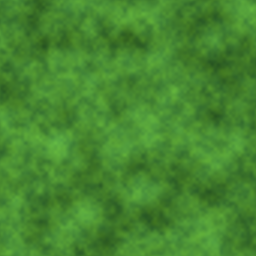
#> input picture godot/ui/tex_leaf.png, 256 x 256 px; its folder holds only this picture in this run
$ python normal_maps.py
#> lines starting #> are read from the running program, lines starting #| are printed output that depends on the picture
"""질감 그림에서 노멀맵(요철) 만들기: godot/ui/tex_*.png → tex_*_n.png"""
import os, glob
import numpy as np
from PIL import Image, ImageFilter
OUT = os.path.join(os.path.dirname(__file__), '..', 'godot', 'ui')
for p in glob.glob(os.path.join(OUT, 'tex_*.png')):
    if p.endswith('_n.png'): continue
    im = Image.open(p).convert('L').filter(ImageFilter.GaussianBlur(1.2))
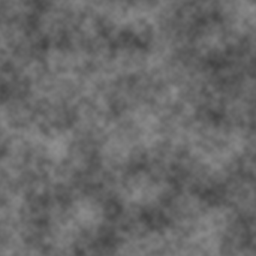
#> im: PIL image 256x256 L; min 68, max 143, mean 105.4
    h = np.asarray(im, dtype=np.float32) / 255.0
    dx = (np.roll(h, -1, 1) - np.roll(h, 1, 1)) * 4.0
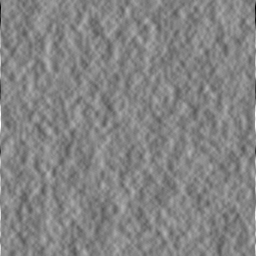
#> dx: shape (256, 256) float32; min -0.643, max 0.596, mean 0; drawn with min black and max white
    dy = (np.roll(h, -1, 0) - np.roll(h, 1, 0)) * 4.0
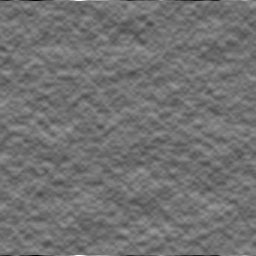
#> dy: shape (256, 256) float32; min -0.659, max 0.816, mean 1.46e-10; drawn with min black and max white
    n = np.dstack([-dx, dy, np.ones_like(h)])
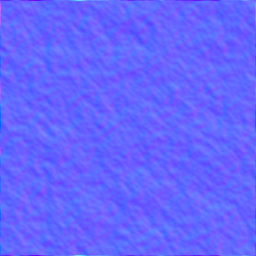
#> n: shape (256, 256, 3) float32; mean of channels 0, 1, 2 0, -3.13e-09, 1; drawn with min black and max white
    n /= np.linalg.norm(n, axis=2, keepdims=True)
    Image.fromarray(((n * .5 + .5) * 255).astype(np.uint8)).save(p[:-4] + '_n.png')
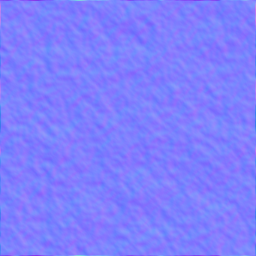
#> saved as tex_leaf_n.png: PIL image 256x256 RGB; mean R, G, B 127, 127, 253.8
    print(os.path.basename(p))
